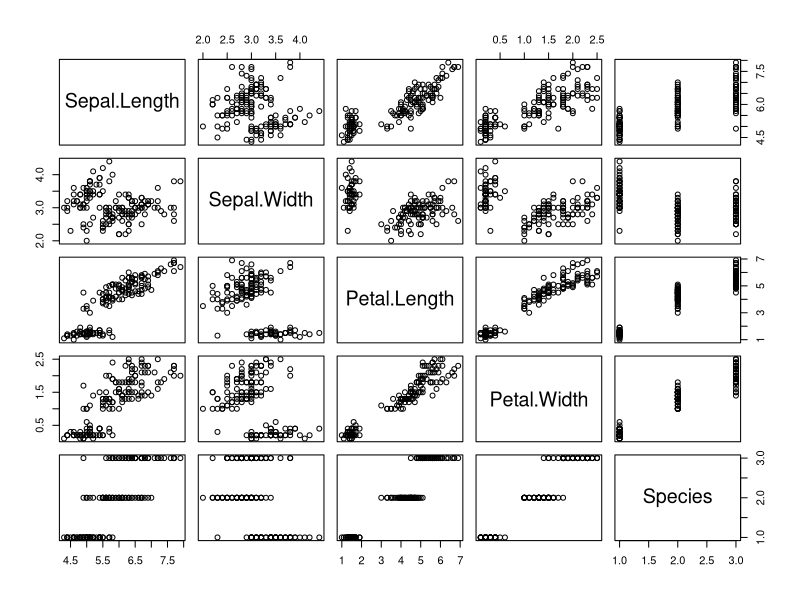

Write R code to recreate this figure.
## ---- chunk 1
plot(iris)
